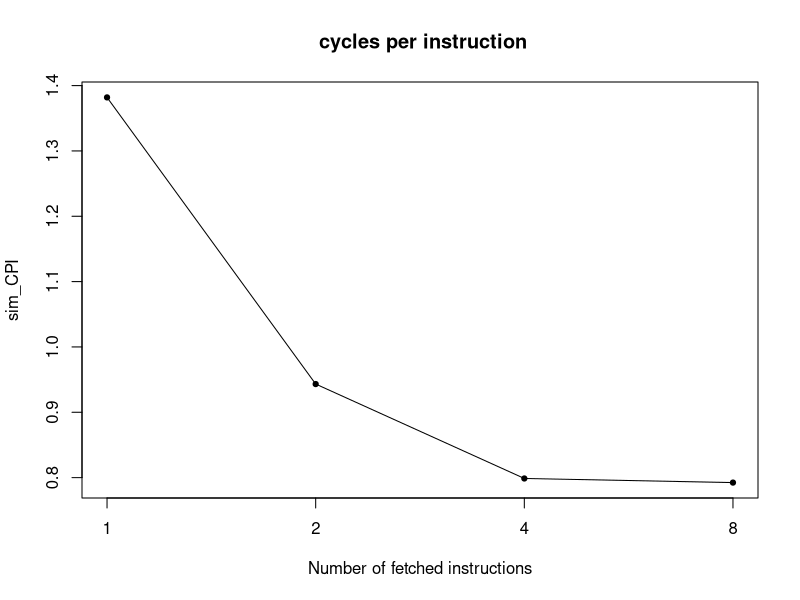
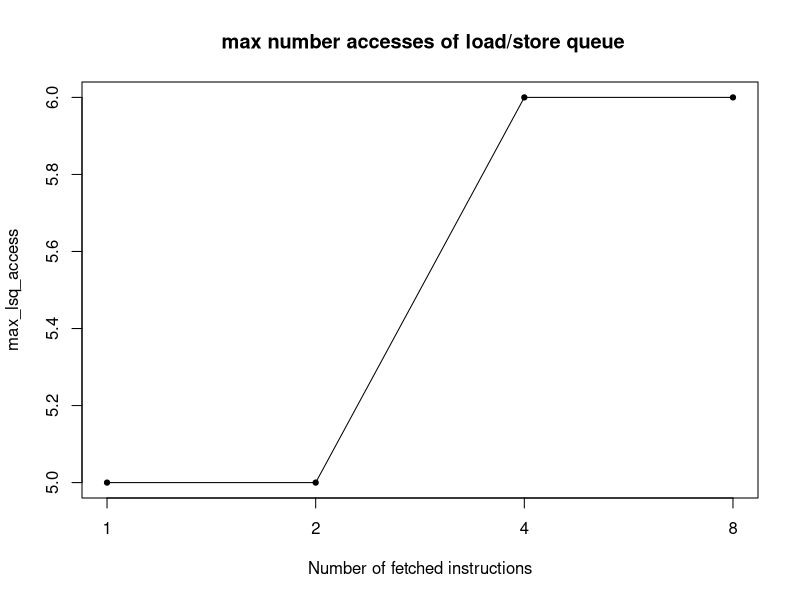
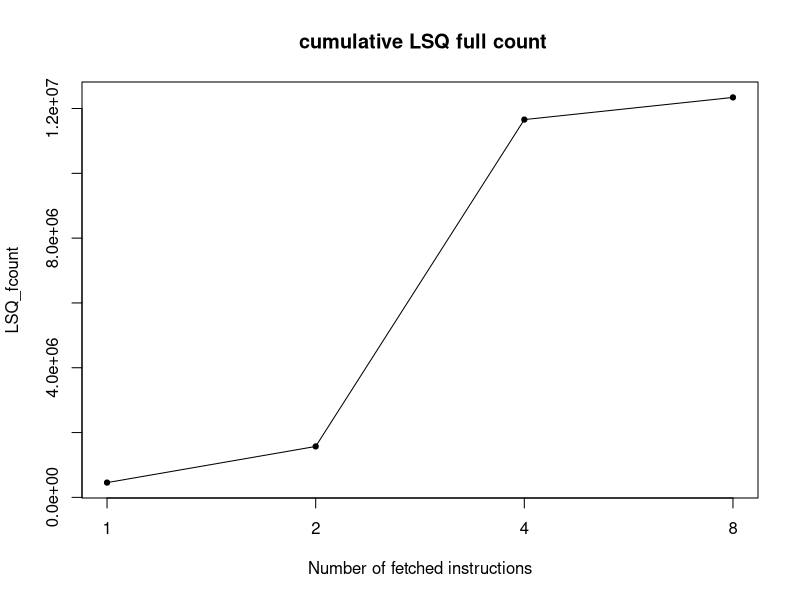
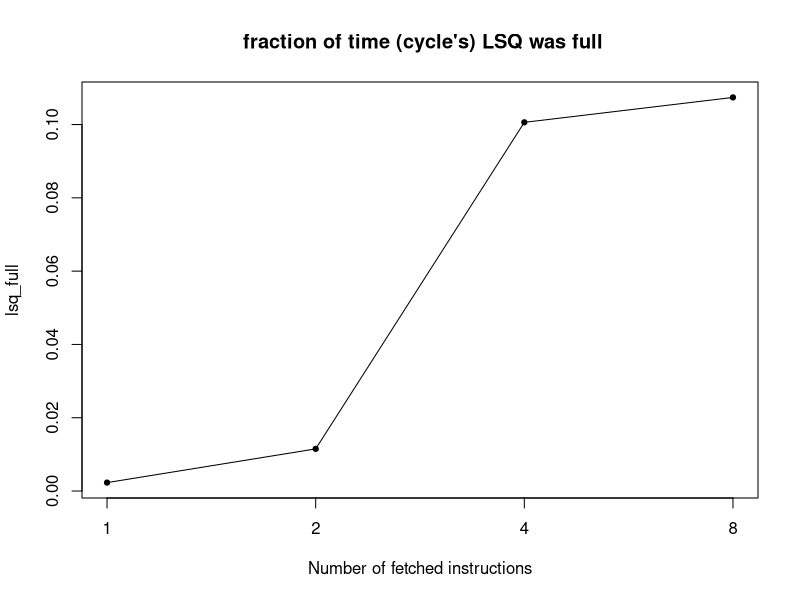
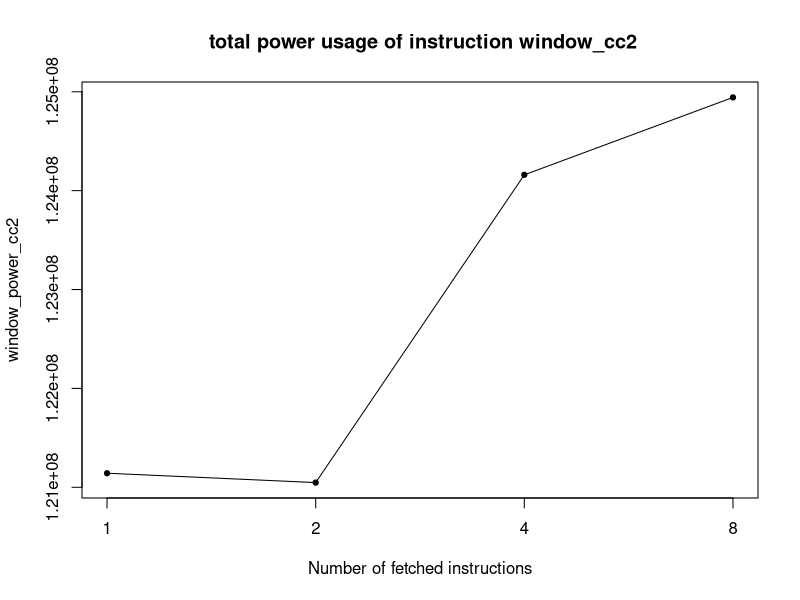
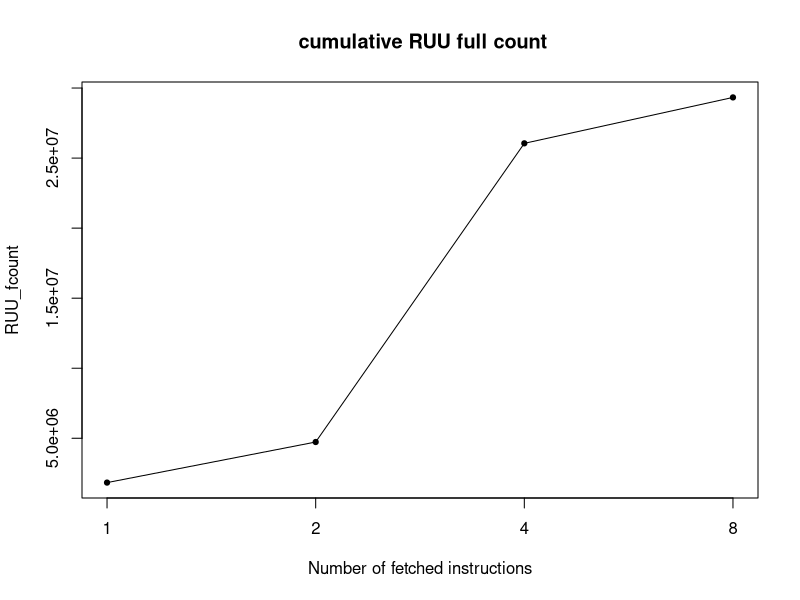
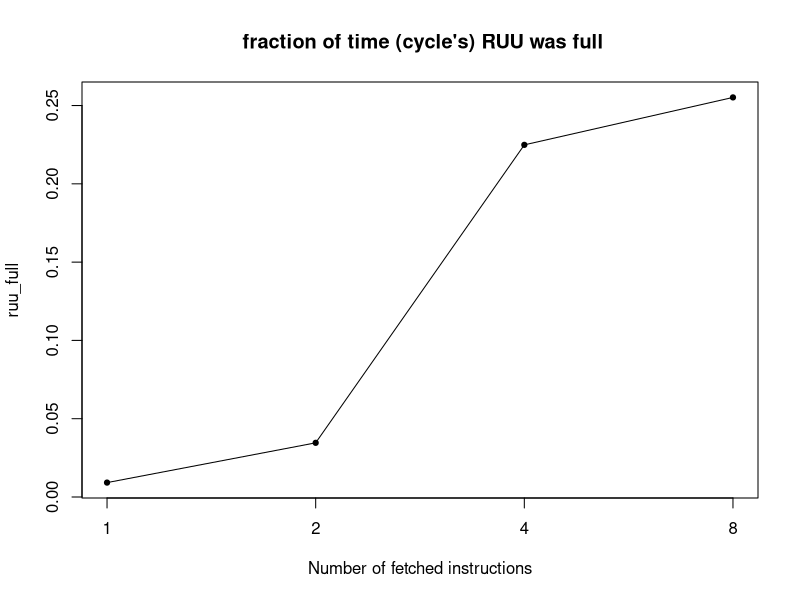
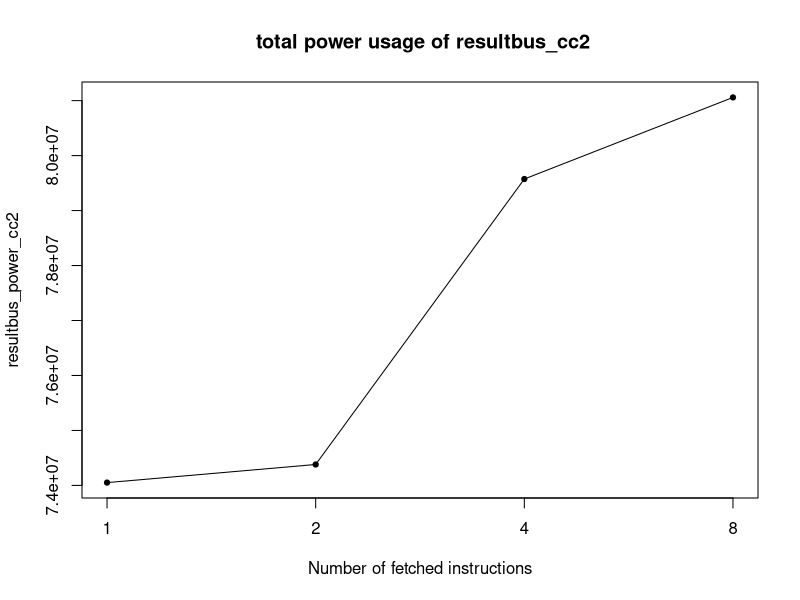

Write the R code that produced these figures, in order.
start <- 219
top <- 10
xlab <- "Number of fetched instructions"

data <- readLines("Results/results_F1.txt") 
data <- data[start:length(data) - 1]
n <- length(data)
empty <- rep(0, n)
results <- data.frame(metric = empty, C1 = empty)
for(i in 1:n){
  result <- strsplit(strsplit(data[i], "#")[[1]][1], "\\s+")[[1]]
  results[i,1] <- result[1]
  results[i,2] <- as.numeric(result[2])
}
data <- readLines("Results/results_F2.txt") 
data <- data[start:length(data) - 1]
results$C2 <- empty
for(i in 1:n){
  result <- strsplit(strsplit(data[i], "#")[[1]][1], "\\s+")[[1]]
  results[i,3] <- as.numeric(result[2])
}
data <- readLines("Results/results_F4.txt") 
data <- data[start:length(data) - 1]
results$C4 <- empty
for(i in 1:n){
  result <- strsplit(strsplit(data[i], "#")[[1]][1], "\\s+")[[1]]
  results[i,4] <- as.numeric(result[2])
}
data <- readLines("Results/results_F8.txt") 
data <- data[start:length(data) - 1]
results$C8 <- empty
results$desc <- empty
for(i in 1:n){
  result <- strsplit(strsplit(data[i], "#")[[1]][1], "\\s+")[[1]]
  results[i,5] <- as.numeric(result[2])
  results[i,6] <- strsplit(data[i], "#")[[1]][2]
}

plot(1:4,results[15,2:5],type='l',axes=F,ylab=results[15,1]
     ,main=results[15,6]
     ,xlab=xlab)
points(1:4,results[15,2:5],cex=0.7,pch=21,bg=1)
box()
axis(1,at=1:4,labels=c(1,2,4,8))
axis(2)

results$min <- apply(results[,2:5],1,min)
results$max <- apply(results[,2:5],1,max)
results$range <- results$max - results$min
results$sd <- apply(results[,2:5],1,sd)
results$index <- results$sd / results$range

results <- results[with(results,order(-index)),]
write.csv(results,'Results/metrics_F.csv',row.names = F)
results <- results[1:top,1:6]

for(i in 1:top){
  plot(1:4,results[i,2:5],type='l',axes=F,ylab=results[i,1]
       ,main=results[i,6]
       ,xlab=xlab)
  box()
  axis(1,at=1:4,labels=c(1,2,4,8))
  axis(2)
  points(1:4,results[i,2:5],cex=0.7,pch=21,bg=1)
}
